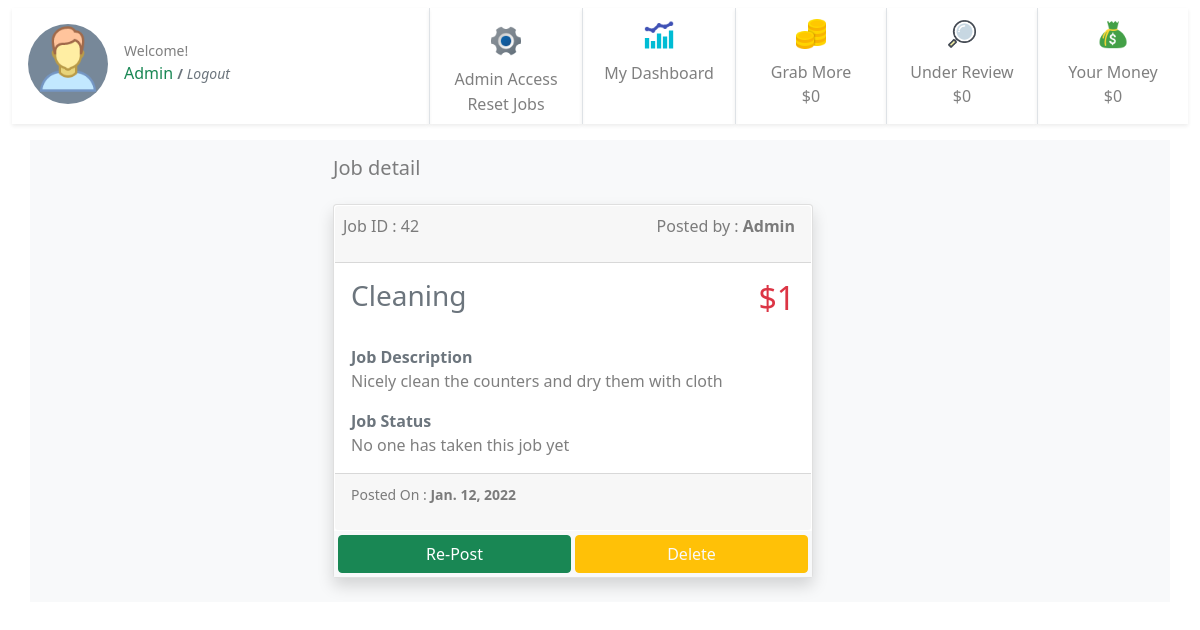
Page /42/ (signed in) on the committed database.
### jobs/models.py (models this page shows, shortened)
class JobPost(models.Model):
    job_title = models.CharField(max_length=200)
    publish_date = models.DateTimeField('date published', auto_now_add=True)
    job_is_template = models.BooleanField(default=False)
    job_detail = models.CharField(max_length=200)
    job_price = models.IntegerField(default=0)
    job_taken = models.BooleanField(default=False)
    job_under_review = models.BooleanField(default=False)
    job_passed_review = models.BooleanField(default=False)
    job_taken_date = models.DateTimeField('date job taken', null=True, blank=True)
    job_done = models.BooleanField(default=False)
    job_done_date = models.DateTimeField('date job completed', null=True, blank=True)
    job_taker = models.ForeignKey(User, on_delete=models.CASCADE, null=True, blank=True, related_name='job_user')
    job_creator = models.ForeignKey(User, on_delete=models.CASCADE, null=True, blank=True, related_name='job_author')
    job_rejected_by_admin = models.BooleanField(default=False)
    job_expired = models.BooleanField(default=False)
    job_paid = models.BooleanField(default=False)
    job_payment_id = models.ForeignKey(Payments, on_delete=models.CASCADE, null=True, blank=True, related_name='job_payment_id')

### jobs/views.py (the view)
# urls.py: path('<int:pk>/', views.detail, name='detail'),
@login_required
def detail(request, pk):
    print(pk)
    detail = get_object_or_404(JobPost, pk=pk)
    template = loader.get_template('jobs/detail.html')
    if request.user == 'AnonymousUser':
        usr = "None"
    else:
        usr = request.user
    context = {
    'detail': detail,
    'user': usr,
     }
    return HttpResponse(template.render(context, request))

### jobs/templates/jobs/detail.html (shortened to what this page needs)
{% extends "jobs/base.html" %} {% block user %} {{user.first_name}} {{user.last_name}} {% endblock user %} {% block detail %} {% load static %}
<div class="container bg-light">
    {% if detail %}
    <div class="row justify-content-center">
        <div class="col-6 ">
            <h5 class="py-3 text-start text-black-50">Job detail</h5>
            <div class="card mb-4 shadow rounded" style="width: 30rem;">
                <a class="btn p-0" href="../" style="width: 100%;">
                    <div class="card-body p-0">
                        <div class="card-header d-flex ps-2 m-0 bg-gray  justify-content-between text-black-50">
                            Job ID : {{detail.id}}
                            <p class="text-black-50 ">Posted by : <strong>{{detail.job_creator.first_name}}</strong> </p>
                        </div>
                        <div class="d-flex justify-content-between">
                            <h3 class="card-title pb-1 p-3 text-secondary">{{ detail.job_title }}</h3>
                            <h2 class="text-danger pb-1 p-3">${{detail.job_price}}</h2>
                        </div>
                        <div class="py-0 p-3 text-start">
                            <strong class="text-secondary">Job Description</strong>
                            <p class="text-black-50">{{detail.job_detail}}</p>
                            <strong class="text-secondary">Job Status</strong> {% if detail.job_done %}
                            <p class="text-black-50">This job is done by <strong>{{detail.job_taker.first_name}}</strong> </p>
                            {% elif detail.job_taken %}
                            <p class="text-black-50">This job is taken by <strong>{{detail.job_taker.first_name}}</strong> </p>
                            {% else %}
                            <p class="text-black-50">No one has taken this job yet</p>
                            {% endif %}
                        </div>
                    </div>
                    <div class="card-footer bg-gray mt-0 text-black-50 text-start">
                        <p><small class="card-text ">Posted On : <strong> {{detail.publish_date.date}}</strong></small></p>
                    </div>
                </a>
                {% if request.user.is_staff %}
                <div class="d-flex justify-content-around bg-light">
                    <a class="btn btn-success align-self-center ms-1 my-1" href="{% url 'jobs:repost_job' detail.id%}" style="width: 50%;">Re-Post</a>
                    <a class="btn btn-warning text-light align-self-center mx-1 my-1" href="{% url 'jobs:delete_job' detail.id%}" style="width: 50%;">Delete</a>
                </div>{% endif %}
            </div>
        </div>
    </div>
    {% else %}
    <div class="card-body">
        <h2 class="card-title">No data available.</h2>
    </div>
    {% endif %}
</div>
{% endblock detail %} {% block sidebar %}
<div class="d-flex flex-row " style="">
    <div class="d-flex flex-row ">
        {% if user.is_staff %}
        <div class=" mt-2 mb-2 text-center align-content-center border-start shadow-sm">
            <a class="btn p-0" href="./admin/" style="width: 100%;">
                <div class="" style="width: 150px;">
                    <img class="m-2" src="{% static 'jobs/admin.png'%}" style="width: 36px; height: 36px;" alt="Card image">
                    <div class="">
                        <p class="m-0 text-black-50 fs-6">Admin Access</p>
                        <form id="3" class="m-0 p-0" action="{% url 'jobs:mark_not_done' %}" method='post'>
                            <input type="submit" value="Reset Jobs" class="btn text-black-50 m-0 p-0" style="">
                        </form>
                    </div>
                </div>
            </a>
        </div>
        {% endif %}
        <div class=" mt-2 mb-2  text-center border-start shadow-sm">
            <a class="btn p-0" style="width: 100%;" href="{% url 'jobs:dashboard' %}">
                <div class="" style="width: 150px;">
                    <img class="m-2" src="{% static 'jobs/dashboard.png' %}" style="width: 36px; height: 36px;" alt="Card image">
                    <div class="">
                        <p class="m-0 text-black-50 fs-6">My Dashboard</p>
                    </div>
                </div>
            </a>
        </div>
        <div class=" mt-2 mb-2  text-center border-start shadow-sm">
            <div class="" style="width: 150px;">
                <img class="m-2" src="{% static 'jobs/unclaimed.png'%}" style="width: 36px; height: 36px;" alt="Card image">
                <div class="">
                    <p class="m-0 text-black-50 fs-6">Grab More</p> {% if unclaimed.job_price__sum != None %}
                    <p class="text-black-50 fs-6">${{unclaimed.job_price__sum}}</p>
                    {% else %}
                    <p class="text-black-50 fs-6">$0</p>
                    {% endif %}
                </div>
            </div>
        </div>
        <div class=" mt-2 mb-2  text-center border-start shadow-sm">
            <div class="" style="width: 150px;">
                <img class="m-2" src="{% static 'jobs/underreview.png'%}" style="width: 36px; height: 36px;" alt="Card image">
                <div class="">
                    <p class="m-0 text-black-50">Under Review</p> {% if my_money_under_review_this_month.job_price__sum != None %}
                    <p class="text-black-50 fs-6">${{my_money_under_review_this_month.job_price__sum}}</p>
                    {% else %}
                    <p class="text-black-50 fs-6">$0</p>
                    {% endif %}
                </div>
            </div>
        </div>
        <div class=" mt-2 mb-2  text-center border-start shadow-sm">
            <div class="" style="width: 150px;">
                <img class="m-2" src="{% static 'jobs/mymoney.png'%}" style="width: 36px; height: 36px;" alt="Card image">
                <div class="">
                    <p class="m-0 text-black-50">Your Money</p> {% if my_total_this_mont.job_price__sum != None %}
                    <p class="text-black-50 fs-6">${{my_total_this_mont.job_price__sum}}</p>
                    {% else %}
                    <p class="text-black-50 fs-6">$0</p>
                    {% endif %}
                </div>
            </div>
        </div>
    </div>
</div>
<div> {% endblock sidebar %}

### rows in the picture
JobPost: id "42", job_creator.first_name "Admin", job_title "Cleaning", job_price "1", job_detail "Nicely clean the counters and dry them with cloth", publish_date "Jan. 12, 2022"

### other values in the picture
{{ user.first_name }} "Admin"
